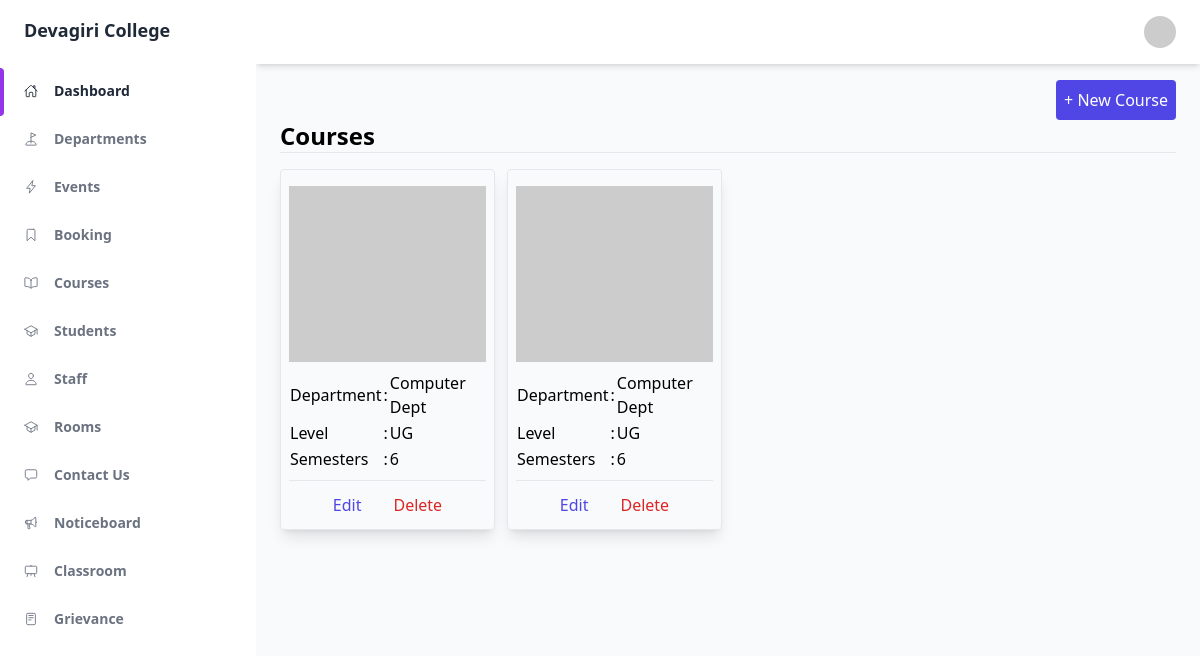
The page /administrator/course/ (signed in) on the database its author committed.
### administrator/models.py (models this page shows, shortened)
class Course(models.Model):
    LEVELS = (
        ('UG', 'UG'),
        ('PG', 'PG'),
    )
    SEMESTERS = (
        (6, '6'),
        (8, '8'),
    )
    id = models.AutoField(primary_key=True)
    name = models.CharField(max_length=50, unique=True)
    department = models.ForeignKey(to=Department,on_delete=models.CASCADE)
    level = models.CharField(max_length=25, choices=LEVELS)
    semesters = models.SmallIntegerField(choices=SEMESTERS)

class Department(models.Model):
    id = models.AutoField(primary_key=True)
    name = models.CharField(max_length=100, unique=True)
    phone = models.CharField(max_length=15, blank=True, null=True)
    email = models.EmailField()
    description = models.CharField(max_length = 250, blank=True, null=True)

### administrator/views.py (the view)
# urls.py: path('course/', CourseListView.as_view(), name='course_list'),
class CourseListView(LoginRequiredMixin, UserPassesTestMixin, ListView):
    model = Course
    template_name = "administrator/course/list.html"
    queryset = Course.objects.select_related('department').all()
    def test_func(self):
        return self.request.user.admin

### administrator/templates/administrator/course/list.html (shortened to what this page needs)
{% extends 'master.html' %}
{% block content %}
<div class="flex">
    <a href="{% url 'course_create' %}" class="ml-auto bg-indigo-600 p-2 rounded text-white">
        + New Course
    </a>
</div>
<h1 class="font-bold text-2xl">Courses</h1>
<hr />
<div class="container mt-4">
    <div class="grid grid-cols-4 gap-3">
        {% for i in object_list %}
        <div class="shadow-lg border rounded p-2 hover:shadow-xl transition">
            <div class="mt-2">
                <div>
                    {% if i.image %}
                    <img src="{{ i.image.url }}" class="w-full h-44" alt="Image failed to load" />
                    {% else %}
                    <img src="https://dummyimage.com/200x200.jpg?text={{ i.name }}" alt="Image failed to load"
                        class="w-full h-44" />
                        {% endif %}
                    </div>
                <div class="py-2">
                    <table class="w-full">
                        <tr>
                            <td>Department</td>
                            <td>:</td>
                            <td>{{ i.department.name }}</td>
                        </tr>
                        <tr>
                            <td>Level</td>
                            <td>:</td>
                            <td>{{ i.level }}</td>
                        </tr>
                        <tr>
                            <td>Semesters</td>
                            <td>:</td>
                            <td>{{ i.semesters }}</td>
                        </tr>
                    </table>
                </div>
            </div>
            <hr>
            <div class="mt-2 flex justify-center">
                <a href="{% url 'course_edit' i.id %}" class="text-indigo-600 p-1 px-2 mx-2 hover:bg-indigo-600 hover:text-white transition rounded">
                    Edit
                </a>
                <a href="{% url 'course_delete' i.id %}" class="text-red-600 p-1 px-2 mx-2 hover:bg-red-600 hover:text-white transition rounded">
                    Delete
                </a>
            </div>
        </div>
        {% endfor %}
    </div>
</div>
{% endblock content %}

### rows shown on the page
Course: department.name "Computer Dept", level "UG", semesters "6"
Course: department.name "Computer Dept", level "UG", semesters "6"
